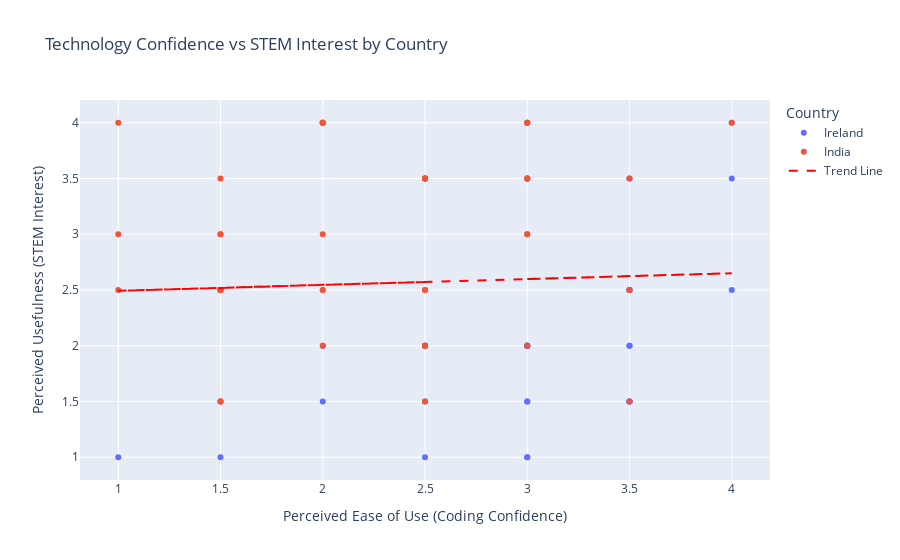

Notebook code for this chart:
### Code cell
# Add trend line
x = students_combined['PEOU_Score'].dropna()
y = students_combined['PU_Score'].dropna()
z = np.polyfit(x, y, 1)
p = np.poly1d(z)
trend_data = pd.DataFrame({'x': x, 'y': p(x)})
fig.add_scatter(x=trend_data['x'], y=trend_data['y'], mode='lines', name='Trend Line', line=dict(color='red', dash='dash'))

### Figure 1 — Plotly figure (JSON) as saved in the notebook; plotly's stock layout.template omitted (floating-point values rounded to 4 significant figures)
{"data": [{"hovertemplate": "Country=Ireland<br>Perceived Ease of Use (Coding Confidence)=%{x}<br>Perceived Usefulness (STEM Interest)=%{y}<extra></extra>", "legendgroup": "Ireland", "marker": {"color": "#636efa", "symbol": "circle"}, "mode": "markers", "name": "Ireland", "orientation": "v", "showlegend": true, "type": "scatter", "x": [3, 3.5, 2.5, 3, 4, 1, 3, 2.5, 3.5, 3, 2.5, 3.5, 3.5, 3, 3.5, 2.5, 2, 3, 4, 3.5, 2.5, 3, 3, 3.5, 2, 1.5, 3.5, 4, 3, 3, 2.5, 3, 3, 3.5], "xaxis": "x", "y": [3.5, 1.5, 2, 2, 3.5, 1, 1.5, 2, 1.5, 2, 1.5, 2.5, 2, 2, 1.5, 1, 2, 1.5, 2.5, 2.5, 2, 1, 4, 3.5, 1.5, 1, 2.5, 4, 2, 2, 3.5, 2, 1, 2], "yaxis": "y"}, {"hovertemplate": "Country=India<br>Perceived Ease of Use (Coding Confidence)=%{x}<br>Perceived Usefulness (STEM Interest)=%{y}<extra></extra>", "legendgroup": "India", "marker": {"color": "#EF553B", "symbol": "circle"}, "mode": "markers", "name": "India", "orientation": "v", "showlegend": true, "type": "scatter", "x": [2.5, 3, 1.5, 3, 1.5, 3, 2, 2, 3, 1.5, 2.5, 1.5, 2, 2.5, 1.5, 3, 2, 2.5, 1, 2.5, 2, 1.5, 2, 2, 1, 3, 2.5, 2, 1, 3, 2.5, 3.5, 1.5, 3.5, 2.5, 1.5, 2.5, 3.5, 1.5, 3, 3, 2, 4, 1.5, 2.5], "xaxis": "x", "y": [3.5, 3, 3, 3.5, 2.5, 3.5, 4, 4, 4, 2.5, 2.5, 2.5, 4, 3.5, 1.5, 3, 4, 2.5, 4, 2, 3, 1.5, 2.5, 4, 3, 2, 1.5, 2, 2.5, 3.5, 2, 3.5, 3.5, 2.5, 3.5, 1.5, 3.5, 1.5, 2.5, 4, 4, 2.5, 4, 3, 2], "yaxis": "y"}, {"line": {"color": "red", "dash": "dash"}, "mode": "lines", "name": "Trend Line", "type": "scatter", "x": [3, 3.5, 2.5, 3, 4, 1, 3, 2.5, 3.5, 3, 2.5, 3.5, 3.5, 3, 3.5, 2.5, 2, 3, 4, 3.5, 2.5, 3, 3, 3.5, 2, 1.5, 3.5, 4, 3, 3, 2.5, 3, 3, 3.5, 2.5, 3, 1.5, 3, 1.5, 3, 2, 2, 3, 1.5, 2.5, 1.5, 2, 2.5, 1.5, 3, 2, 2.5, 1, 2.5, 2, 1.5, 2, 2, 1, 3, 2.5, 2, 1, 3, 2.5, 3.5, 1.5, 3.5, 2.5, 1.5, 2.5, 3.5, 1.5, 3, 3, 2, 4, 1.5, 2.5], "y": [2.598, 2.624, 2.572, 2.598, 2.651, 2.493, 2.598, 2.572, 2.624, 2.598, 2.572, 2.624, 2.624, 2.598, 2.624, 2.572, 2.546, 2.598, 2.651, 2.624, 2.572, 2.598, 2.598, 2.624, 2.546, 2.52, 2.624, 2.651, 2.598, 2.598, 2.572, 2.598, 2.598, 2.624, 2.572, 2.598, 2.52, 2.598, 2.52, 2.598, 2.546, 2.546, 2.598, 2.52, 2.572, 2.52, 2.546, 2.572, 2.52, 2.598, 2.546, 2.572, 2.493, 2.572, 2.546, 2.52, 2.546, 2.546, 2.493, 2.598, 2.572, 2.546, 2.493, 2.598, 2.572, 2.624, 2.52, 2.624, 2.572, 2.52, 2.572, 2.624, 2.52, 2.598, 2.598, 2.546, 2.651, 2.52, 2.572]}], "layout": {"legend": {"title": {"text": "Country"}, "tracegroupgap": 0}, "title": {"text": "Technology Confidence vs STEM Interest by Country"}, "xaxis": {"anchor": "y", "domain": [0, 1], "title": {"text": "Perceived Ease of Use (Coding Confidence)"}}, "yaxis": {"anchor": "x", "domain": [0, 1], "title": {"text": "Perceived Usefulness (STEM Interest)"}}}}
